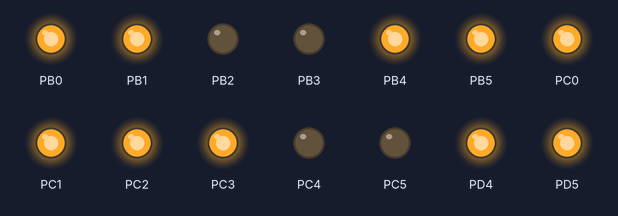
Recording of a program running on a simulated ATmega328P, built with avr-gcc and emulated at 16 MHz. On the bench: output pins drawn as LEDs (lit = HIGH). At 0.0 s the program stops and its outputs stay as they are.

Above: at 0.1 s.
Timing chart, 0 to 1.5 s (numbered marks = the images above):
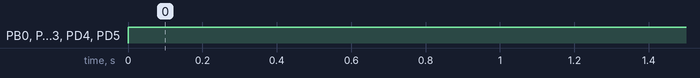

The program:

midterm_exam.c
```c
#include <avr/io.h>
#define FOSC 16000000UL
#define F_CPU 16000000UL
#include <util/delay.h>

Seg_Arr[16]={0x3F,0x06,0x5B,0x4F,0x66,0x6D,0x7C,0x27,0x7F,0x67,0x77,0x7C,0x39,0x5E,0x79,0x71};

unsigned char seg_tbl[] = {0x3F, 0x06, 0x5B, 0x4F, 0x66, 0x6D, 0x7C, 0x27,0x7F, 0x67};
unsigned char seg_tbl1[] = {0x00, 0x00, 0x01, 0x01, 0x01, 0x01, 0x01, 0x00,0x01, 0x01};

void Disp_Seg(int num)
{
	PORTD=(Seg_Arr[num]<<4)&0xF0;
	PORTB=(Seg_Arr[num]>>4)&0xFF|0x30;
	PORTC=(Seg_Arr[num]>>2)&0xFF;
}

void dec_to_hx(unsigned char num)
{
	PORTD=seg_tbl[num];
	PORTB=0x3F & seg_tbl[num];

	PORTC=	seg_tbl1[num]&Seg_Arr[num];
}

int main(void)
{
	DDRD=0xF0;
	DDRB=0x3F;
	DDRC=0x3F;
/*
	while(1)
	{
		for (int i=0;i<256;i++)
		{
			Disp_Seg(0);
			_delay_ms(300);
		}
	}
*/
Disp_Seg(0);
}
```

Measured:
- by itself, PB0, PB1, PB4, PB5, PC0–3, PD4, PD5: LOW → HIGH at 0.00 s
